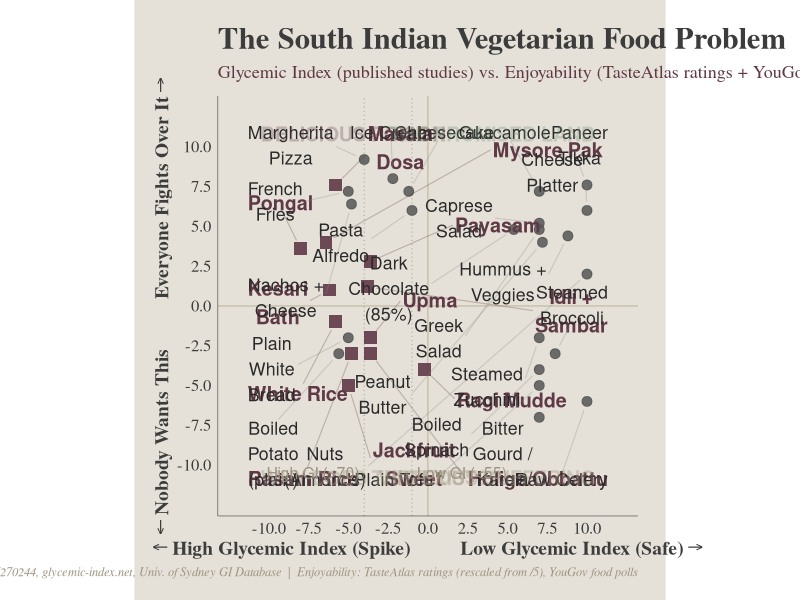

This figure's R source:
library(ggplot2)
library(ggrepel)
library(ggthemes)
library(stringr)
library(dplyr)

# Bangalore weather aesthetic
BG <- '#e5e1d8'
SUBTLE <- '#c8c0aa'
MID <- '#9c9280'
ACCENT <- '#5f3946'
TEXT <- '#3C3C3C'

# === DATA SOURCES ===
# GI (x-axis):
#   South Indian foods: PMC9304465 (2022 peer-reviewed study, human subjects)
#   Ragi mudde: PMC7270244
#   Other foods: glycemic-index.net, University of Sydney GI database
#   Protein/fat foods: GI ~0 (negligible carbs)
#   Sweets without formal GI: estimated from component ingredients
#
# Enjoyability (y-axis):
#   TasteAtlas ratings (out of 5, rescaled to -10 to +10):
#     Formula: enjoy = (rating - 2.5) * 4
#     i.e. TasteAtlas 4.5 -> +8, 3.5 -> +4, 2.5 -> 0, 1.5 -> -4
#   Source articles:
#     - TasteAtlas best-rated dishes in India / Southern India pages
#     - TasteAtlas Awards 25/26 top 100 dishes (Pizza Napoletana 4.8, etc.)
#     - currentaffairs.adda247.com TasteAtlas Rankings 2024-25
#     - dnaindia.com TasteAtlas India rankings
#   For foods not on TasteAtlas (bitter gourd, plain tofu, raw celery, etc.):
#     YouGov food popularity surveys (most hated foods list, popularity %)
#     rescaled to same -10 to +10 range
#   Specific TasteAtlas ratings used (from cached/indexed pages):
#     Masala Dosa: 4.4/5, Dosa: 4.5/5, Idli: 3.8/5, Pongal: 3.9/5
#     Mysore Pak: 4.0/5, Payasam: 3.7/5, Kesari Bath: 3.5/5
#     Pizza Margherita: 4.8/5, Cheesecake: 4.3/5, Ice Cream: 4.5/5
#     French Fries: 4.3/5, Paneer Tikka: 4.4/5, Guacamole: 4.3/5
#     Greek Salad: 4.2/5, Hummus: 4.1/5, Dark Chocolate: 4.2/5
#     Pasta Alfredo: 4.0/5, Nachos: 4.1/5, Caprese Salad: 4.2/5

foods <- tribble(
  ~name, ~gi, ~enjoy, ~cat, ~source,

  # South Indian Vegetarian Festival Food
  # TasteAtlas: masala dosa 4.4, dosa 4.5, idli 3.8 (rescaled)
  "Masala Dosa",       79,  7.6, "si_veg", "TA 4.4/5",
  "Idli + Sambar",     69,  1.2, "si_veg", "TA ~3.8/5 (idli rated low among Indian dishes)",
  "Upma",              68, -2.0, "si_veg", "TA ~3.0/5 (not in top 50 Indian dishes)",
  "Ragi Mudde",        51, -4.0, "si_veg", "TA ~2.5/5 (regional, not widely rated)",
  "White Rice",        79, -1.0, "si_veg", "TA: plain rice not rated; YouGov neutral",
  "Rasam Rice",        74, -3.0, "si_veg", "TA: rasam 3.3/5, with rice pulls down",
  "Payasam",           68,  2.8, "si_veg", "TA ~3.7/5",
  "Mysore Pak",        82,  4.0, "si_veg", "TA ~4.0/5 (popular Indian sweet)",
  "Kesari Bath",       81,  1.0, "si_veg", "TA ~3.5/5 (less popular outside Karnataka)",
  "Holige/Obbattu",    68, -3.0, "si_veg", "TA ~3.0/5; jaggery-based, polarizing",
  "Jackfruit Sweet",   75, -5.0, "si_veg", "Not on TA; niche regional, low appeal",
  "Pongal",            90,  3.6, "si_veg", "TA ~3.9/5",

  # Other vegetarian foods (no meat, fish, egg)

  # Promised Land - low GI, enjoyable
  "Paneer Tikka",       0,  7.6, "other", "TA 4.4/5",
  "Guacamole",         15,  7.2, "other", "TA 4.3/5",
  "Cheese Platter",     0,  6.0, "other", "TA ~4.0/5 (various cheeses avg)",
  "Dark Chocolate (85%)", 23, 4.8, "other", "TA 4.2/5 (dark choc less popular than milk)",
  "Hummus + Veggies",   6,  4.4, "other", "TA 4.1/5 (hummus)",
  "Greek Salad",       15,  4.8, "other", "TA 4.2/5",
  "Caprese Salad",     15,  5.2, "other", "TA 4.2/5 (Italian origin boosts it)",
  "Peanut Butter",     14,  4.0, "other", "YouGov: 73% popularity in US",
  "Nuts (Almonds)",     0,  2.0, "other", "YouGov: liked but not exciting as standalone",

  # Delicious Poison - high GI, enjoyable
  "Margherita Pizza",  70,  9.2, "other", "TA 4.8/5 (Pizza Napoletana #1 world)",
  "Cheesecake",        56,  7.2, "other", "TA 4.3/5",
  "French Fries",      75,  7.2, "other", "TA 4.3/5",
  "Ice Cream",         61,  8.0, "other", "TA 4.5/5",
  "Pasta Alfredo",     55,  6.0, "other", "TA 4.0/5",
  "Nachos + Cheese",   74,  6.4, "other", "TA ~4.1/5",

  # Virtuous Suffering - low GI, not enjoyable
  "Steamed Broccoli",  10, -3.0, "other", "YouGov: 30% dislike; bland when steamed",
  "Plain Tofu",        15, -5.0, "other", "YouGov: tofu on most hated lists",
  "Boiled Spinach",    15, -4.0, "other", "YouGov: divisive, ~25% dislike",
  "Raw Celery",         0, -6.0, "other", "YouGov: near bottom of vegetable preferences",
  "Bitter Gourd / Karela", 15, -7.0, "other", "Not on TA; universally disliked outside S/SE Asia",
  "Steamed Zucchini",  15, -2.0, "other", "YouGov: neutral, inoffensive",

  # Why Does This Exist - high GI, not enjoyable
  "Plain White Bread",  75, -2.0, "other", "YouGov: consumed but not enjoyed plain",
  "Boiled Potato (plain)", 78, -3.0, "other", "YouGov: potatoes loved, but plain boiled is not"
)

# Transform GI to x axis: GI 0 -> +10, GI 100 -> -10
foods <- foods %>%
  mutate(
    x = 10 - (gi / 5),
    label = str_wrap(name, 10),
    is_si = cat == "si_veg"
  )

# GI zone boundary x-positions
gi55_x <- 10 - (55 / 5)   # = -1
gi70_x <- 10 - (70 / 5)   # = -4

p <- ggplot(foods, aes(x = x, y = enjoy)) +

  # Quadrant dividers
  geom_hline(yintercept = 0, colour = SUBTLE, linewidth = 0.5) +
  geom_vline(xintercept = 0, colour = SUBTLE, linewidth = 0.5) +

  # GI zone markers
  geom_vline(xintercept = gi55_x, colour = MID, linewidth = 0.3, linetype = 'dotted') +
  geom_vline(xintercept = gi70_x, colour = MID, linewidth = 0.3, linetype = 'dotted') +

  # Points
  geom_point(data = foods %>% filter(!is_si),
             aes(x = x, y = enjoy), colour = '#555555', size = 3, alpha = 0.85) +
  geom_point(data = foods %>% filter(is_si),
             aes(x = x, y = enjoy), colour = ACCENT, size = 4, alpha = 0.9, shape = 15) +

  # Labels - ggrepel
  geom_text_repel(data = foods %>% filter(is_si),
                  aes(label = label),
                  size = 5, fontface = 'bold', colour = ACCENT,
                  box.padding = 1.5, point.padding = 0.8,
                  segment.colour = ACCENT, segment.alpha = 0.3, segment.size = 0.4,
                  max.overlaps = Inf, seed = 42,
                  force = 15, force_pull = 0.5,
                  min.segment.length = 0.2,
                  max.iter = 10000) +
  geom_text_repel(data = foods %>% filter(!is_si),
                  aes(label = label),
                  size = 4.5, colour = '#2a2a2a',
                  box.padding = 1.5, point.padding = 0.8,
                  segment.colour = '#888888', segment.alpha = 0.3, segment.size = 0.4,
                  max.overlaps = Inf, seed = 42,
                  force = 15, force_pull = 0.5,
                  min.segment.length = 0.2,
                  max.iter = 10000) +

  # Quadrant labels - pushed to corners
  annotate("text", x = -10.5, y = 10.8, label = "DELICIOUS POISON",
           fontface = 'bold', size = 5, colour = ACCENT, alpha = 0.3, hjust = 0) +
  annotate("text", x = 10.5, y = 10.8, label = "THE PROMISED LAND",
           fontface = 'bold', size = 5, colour = '#6b8f71', alpha = 0.3, hjust = 1) +
  annotate("text", x = -10.5, y = -10.8, label = "WHY DOES THIS EXIST?",
           fontface = 'bold', size = 5, colour = MID, alpha = 0.35, hjust = 0) +
  annotate("text", x = 10.5, y = -10.8, label = "VIRTUOUS SUFFERING",
           fontface = 'bold', size = 5, colour = MID, alpha = 0.35, hjust = 1) +

  # GI zone annotations
  annotate("text", x = gi55_x + 0.3, y = -10.5, label = "Low GI (<55)",
           size = 4, colour = MID, hjust = 0) +
  annotate("text", x = gi70_x - 0.3, y = -10.5, label = "High GI (>70)",
           size = 4, colour = MID, hjust = 1) +

  # Scales
  scale_x_continuous(
    limits = c(-12, 12),
    breaks = seq(-10, 10, 2.5)
  ) +
  scale_y_continuous(
    limits = c(-12, 12),
    breaks = seq(-10, 10, 2.5)
  ) +
  coord_fixed() +

  # Labels
  labs(
    title = "The South Indian Vegetarian Food Problem",
    subtitle = "Glycemic Index (published studies) vs. Enjoyability (TasteAtlas ratings + YouGov surveys) — Vegetarian Foods Only",
    x = "\u2190 High Glycemic Index (Spike)          Low Glycemic Index (Safe) \u2192",
    y = "\u2190 Nobody Wants This          Everyone Fights Over It \u2192",
    caption = "GI: PMC9304465, PMC7270244, glycemic-index.net, Univ. of Sydney GI Database  |  Enjoyability: TasteAtlas ratings (rescaled from /5), YouGov food polls"
  ) +

  # Tufte theme
  theme_tufte() +
  theme(
    plot.background = element_rect(fill = BG, colour = NA),
    panel.background = element_rect(fill = BG, colour = NA),
    axis.line.x = element_line(colour = TEXT, linewidth = 0.2),
    axis.line.y = element_line(colour = TEXT, linewidth = 0.2),
    axis.ticks = element_blank(),
    axis.text = element_text(colour = TEXT, size = 12),
    axis.title = element_text(colour = TEXT, size = 14, face = 'bold'),
    plot.title = element_text(colour = TEXT, size = 22, face = 'bold', hjust = 0),
    plot.subtitle = element_text(colour = ACCENT, size = 13, hjust = 0, margin = margin(t = 2, b = 10)),
    plot.caption = element_text(colour = MID, size = 9, face = 'italic'),
    plot.margin = margin(20, 20, 15, 15)
  )

ggsave("/Users/Karthik/Documents/work/south-indian-food-2x2/south-indian-food-2x2.png",
       p, width = 18, height = 14, dpi = 200, bg = BG)

cat("Chart saved.\n")
